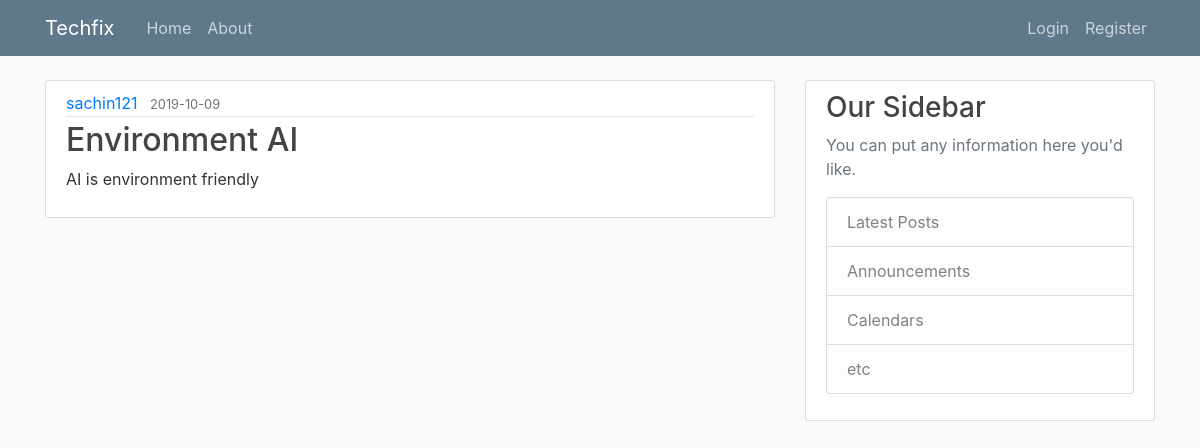
Screenshot of /post/3 with the database file from the repository.
### flaskblog/models.py (models this page shows, shortened)
class User(db.Model, UserMixin):
    id = db.Column(db.Integer, primary_key=True)
    username = db.Column(db.String(20), unique=True, nullable=False)
    email = db.Column(db.String(120), unique=True, nullable=False)
    image_file = db.Column(db.String(120), nullable=False, default='default.jpg')
    password = db.Column(db.String(60), nullable=False)
    posts = db.relationship('Post', backref='author', lazy=True)

class Post(db.Model):
    id = db.Column(db.Integer, primary_key=True)
    title = db.Column(db.String(100), nullable=False)
    date_posted = db.Column(db.DateTime, nullable=False, default=datetime.utcnow())
    content = db.Column(db.Text, nullable=False)
    user_id = db.Column(db.Integer, db.ForeignKey('user.id'), nullable=False)

### flaskblog/posts/routes.py (the view)
@posts.route("/post/<int:post_id>", methods=['GET', 'POST'])
def post(post_id):
    post = Post.query.get_or_404(post_id)
    return render_template('post.html', title=post.title, post=post)

### flaskblog/templates/post.html (shortened to what this page needs)
{% extends "layout.html" %}
{% block content %}
<article class="media content-section">
    <div class="media-body">
        <div class="article-metadata">
            <a class="mr-2" href="{{ url_for('users.user_posts', username=post.author.username) }}">{{ post.author.username }}</a>
            <small class="text-muted">{{ post.date_posted.strftime('%Y-%m-%d') }}</small>
        </div>
        <h2 class="article-title">{{ post.title }}</h2>
        <p class="article-content">{{ post.content }}</p>
    </div>
</article>
{% endblock content %}

### flaskblog/static/main.css (style rules this page uses)
body { background: #fafafa; color: #333333; margin-top: 5rem; }
h1, h2, h3, h4, h5, h6 { color: #444444; }
.content-section { background: #ffffff; padding: 10px 20px; border: 1px solid #dddddd; border-radius: 3px; margin-bottom: 20px; }
.article-title { color: #444444; }
.article-content { white-space: pre-line; }
.article-metadata { padding-bottom: 1px; margin-bottom: 4px; border-bottom: 1px solid #e3e3e3 }

### rows the page displays
User: author.username "sachin121"
Post: date_posted "2019-10-09", title "Environment AI", content "AI is environment friendly"
